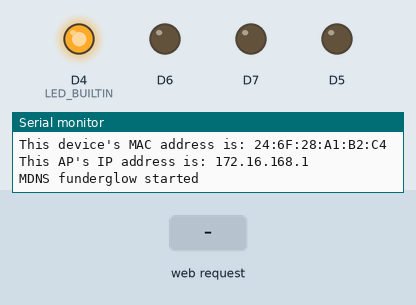
A sketch run on a simulated ESP8266 (NodeMCU). On the bench: output pins drawn as LEDs (lit = HIGH, except the on-board LED, lit = LOW), the last lines printed to the serial monitor. Inputs (shaded band) come from the test bench.

Above: at 2.2 s.
2.3 s: HTTP request GET /test received
At 2.65 s:
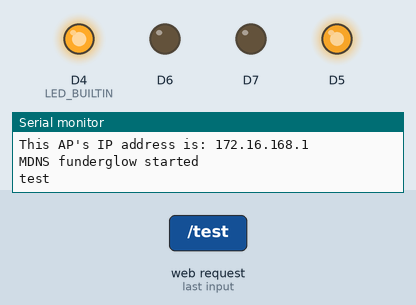
5.3 s: HTTP request GET /set?red=120 received
At 5.67 s:
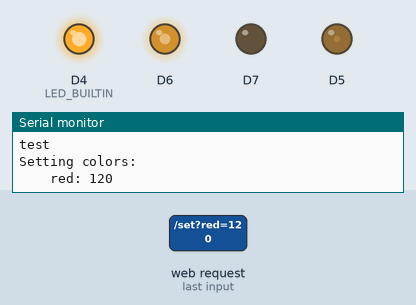
At 6.27 s:
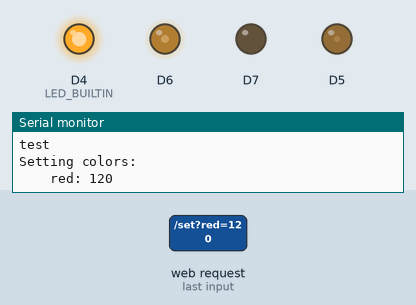
8.3 s: HTTP request GET /set?green=120 received
11.3 s: HTTP request GET /wave received
14.3 s: HTTP request GET /set?blue=120 received
At 14.61 s:
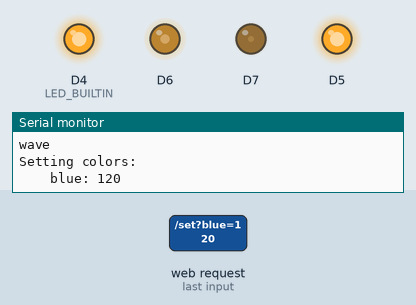
17.3 s: HTTP request GET /set?blue=1 received
Timing chart, 0 to 23.1 s (numbered marks = the images above; inputs shaded):
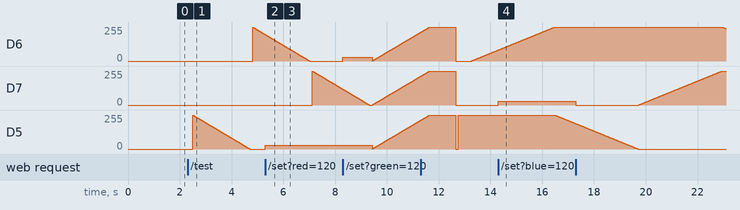

The sketch:

funderglow.ino
```cpp
// (licence header left out)
#include <ESP8266WiFi.h>
#include <ESP8266WebServer.h>
#include <ESP8266mDNS.h>
#include "RgbLed.h"
#include "SetHtml.h"

const char AP_NAME[] = "funderglow";
const char WiFiAPPSK[] = "funderglow";

int wifiStatus;
IPAddress ip(172,16,168,1);      // this node's soft ap ip address
IPAddress gateway(172,16,168,1); // this node's soft ap gateway
IPAddress subnet(255,255,255,0); // this node's soft ap subnet mask
ESP8266WebServer server(80);

RgbLed led(D5, D6, D7);

std::function<void()> handleClient = []() {
  MDNS.update();
  server.handleClient();
};

std::function<void()> delay100 = []() { delay(100); };
std::function<void()> loopFunc = delay100;

void setupWiFi()
{
  Serial.print("This device's MAC address is: ");
  Serial.println(WiFi.softAPmacAddress());

  WiFi.mode(WIFI_AP);
  WiFi.softAPConfig(ip, gateway, subnet);
  WiFi.softAP(AP_NAME, WiFiAPPSK, 6, 0);
  Serial.print("This AP's IP address is: ");
  Serial.println(WiFi.softAPIP());
  if (MDNS.begin("funderglow"))
  {
    Serial.println("MDNS funderglow started");
  }
}

void initHardware()
{
  Serial.begin(115200);
  Serial.println();
  pinMode(LED_BUILTIN, OUTPUT);
  digitalWrite(LED_BUILTIN, LOW);//on Lolin ESP8266 v3 dev boards, the led is active low
  delay(1000);
}

void handleSetColors()
{
  loopFunc = delay100;
  String message = "Setting colors:\n";
  if (server.hasArg("red"))
  {
    message += "    red: " + server.arg("red") + "\n";
    int rval = server.arg("red").toInt();
    led.red(rval);
  }
  if (server.hasArg("blue"))
  {
    message += "    blue: " + server.arg("blue") + "\n";
    int bval = server.arg("blue").toInt();
    led.blue(bval);
  }
  if (server.hasArg("green"))
  {
    message += "    green: " + server.arg("green") + "\n";
    int gval = server.arg("green").toInt();
    led.green(gval);
  }

  server.send(200, "text/html", setHtml);
  Serial.println(message);
}

void testLeds()
{
  led.off();
  for (auto pin : led.pins())
  {
    led.ramp(pin, PWMRANGE, 0, 2, handleClient);
    delay(100);
  }
  led.ramp(led.pins(), 0, PWMRANGE, 2, handleClient);
  delay(1000);
  led.off();
}

void waveLeds()
{
  led.red(PWMRANGE);
  led.green(0);
  led.blue(0);
  delay(500);
  int freq = 3;
  led.ramp(led.gPin(), 0, PWMRANGE, freq, handleClient);
  led.ramp(led.rPin(), PWMRANGE, 0, freq, handleClient);
  led.ramp(led.bPin(), 0, PWMRANGE, freq, handleClient);
  led.ramp(led.gPin(), PWMRANGE, 0, freq, handleClient);
  led.ramp(led.rPin(), 0, PWMRANGE, freq, handleClient);
  led.ramp(led.gPin(), 0, PWMRANGE, freq, handleClient);
  led.ramp(led.bPin(), PWMRANGE, 0, freq, handleClient);
  led.ramp(led.gPin(), PWMRANGE, 0, freq, handleClient);
}

void smokeLeds()
{
  led.green(0);
  led.red(PWMRANGE);
  led.blue(0);
  delay(750);
  led.green(0);
  led.red(0);
  led.blue(PWMRANGE);
  delay(750);
}

std::function<void()> getHandler(std::function<void()> f, String msg)
{
  return [f, msg]()
  {
    loopFunc = f;
    server.send(200, "text/html", setHtml);
    Serial.println(msg);
  };
}

void setup()
{
  initHardware();
  setupWiFi();
  server.on("/", handleSetColors);
  server.on("/set", handleSetColors);
  server.on("/test", getHandler(&testLeds, "test"));
  server.on("/wave", getHandler(&waveLeds, "wave"));
  server.on("/smoke", getHandler(&smokeLeds, "smoke"));
  server.begin();
}

void loop()
{
  handleClient();
  delay(100);
  loopFunc();
}
```

RgbLed.h
```cpp
// (licence header left out)
#ifndef _RGBLED_H_
#define _RGBLED_H_

struct RgbLed
{
  RgbLed(const int& rPin, const int& gPin, const int& bPin) : pins_({rPin, gPin, bPin})
  {
    pinMode(this->rPin(), OUTPUT);
    pinMode(this->gPin(), OUTPUT);
    pinMode(this->bPin(), OUTPUT);
    this->off();
  }

  const int & rPin() const
  {
    return pins_[0];
  }

  const int & gPin() const
  {
    return pins_[1];
  }

  const int & bPin() const
  {
    return pins_[2];
  }

  void red(int val)
  {
    analogWrite(rPin(), val);
  }

  void green(int val)
  {
    analogWrite(gPin(), val);
  }

  void blue(int val)
  {
    analogWrite(bPin(), val);
  }

  void off()
  {
    red(0);
    green(0);
    blue(0);
  }

  void on()
  {
    red(255);
    green(255);
    blue(255);
  }

  const std::vector<int> & pins() const
  {
    return pins_;
  }

  template <class T>
  void ramp(int pin, int start, int end, int freq, T callback)
  {
    for (int i = start; i != end; (start < end) ? ++i : --i)
    {
      analogWrite(pin, i);
      callback();
      delay(freq);
    }
  }

  template <class T>
  void ramp(std::vector<int> pins, int start, int end, int freq, T callback)
  {
    for (int i = start; i != end; (start < end) ? ++i : --i)
    {
      for (auto pin : pins)
      {
        analogWrite(pin, i);
      }
      callback();
      delay(freq);
    }
  }

  std::vector<int> pins_;
};

#endif  // _RGBLED_H_
```

SetHtml.h
```cpp
String setHtml = "<!DOCTYPE html>\
<html>\
    <head>\
        <title>Funderglow</title>\
    </head>\
    <body>\
      <form action=\"/set\">\
        <label for=\"red\">Red</label>\
        <input type=\"number\" id=\"red\" name=\"red\"><br>\
        <label for=\"green\">Green:</label>\
        <input type=\"number\" id=\"green\" name=\"green\"><br>\
        <label for=\"blue\">Blue:</label>\
        <input type=\"number\" id=\"blue\" name=\"blue\"><br>\
        <input type=\"submit\" value=\"Set Colors\">\
      </form>\
      <button onclick=\"document.location='wave'\">Waves</button><br>\
      <button onclick=\"document.location='test'\">Test</button><br>\
      <button onclick=\"document.location='smoke'\">Smoke</button><br>\
    </body>\
</html>";
```

Measured:
- after the input at 5.3 s, D5: 0/255 → 29/255 at once
- after the input at 14.3 s, D7: 0/255 → 29/255 at once
- by itself, D7: rises from 214/255 to 254/255 in 0.34 s, then falls to 0/255 in 1.0 s
